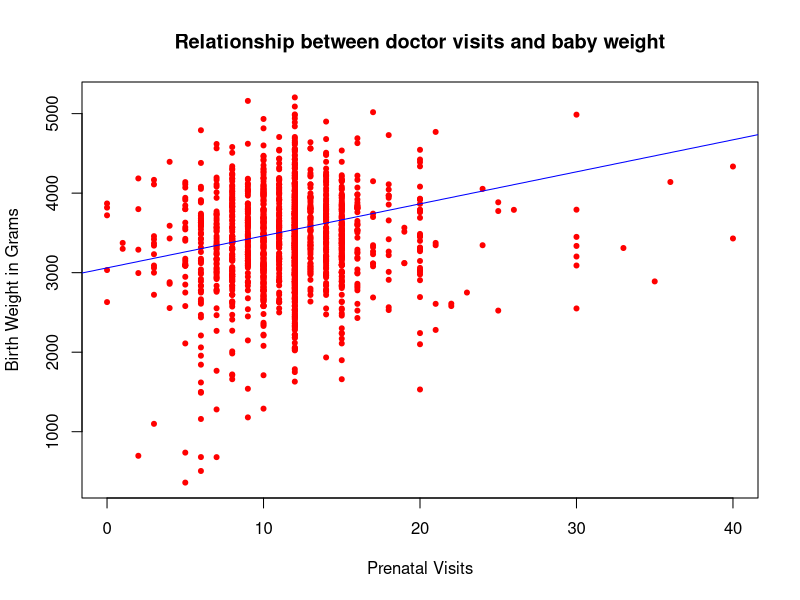
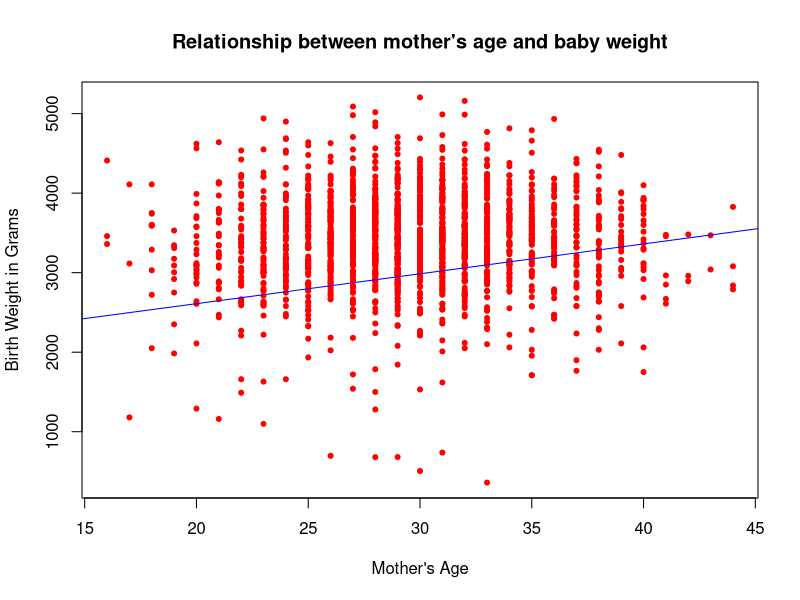
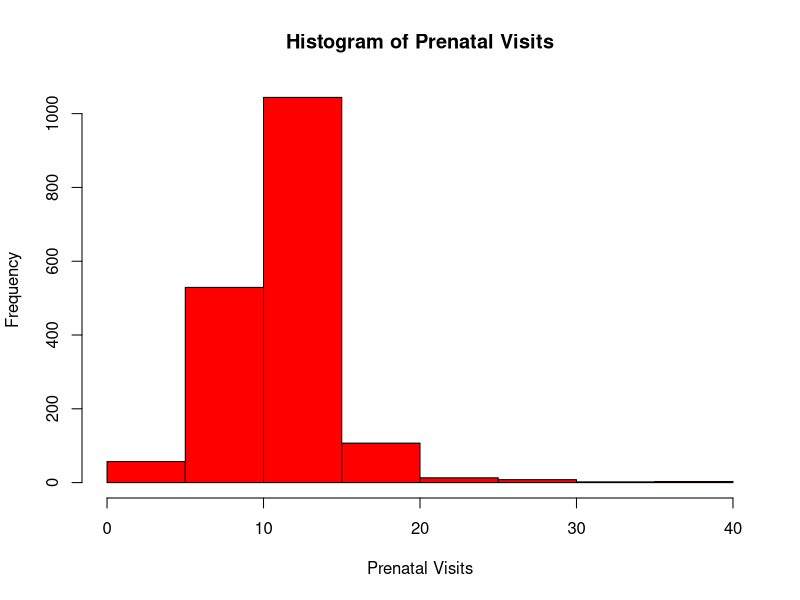
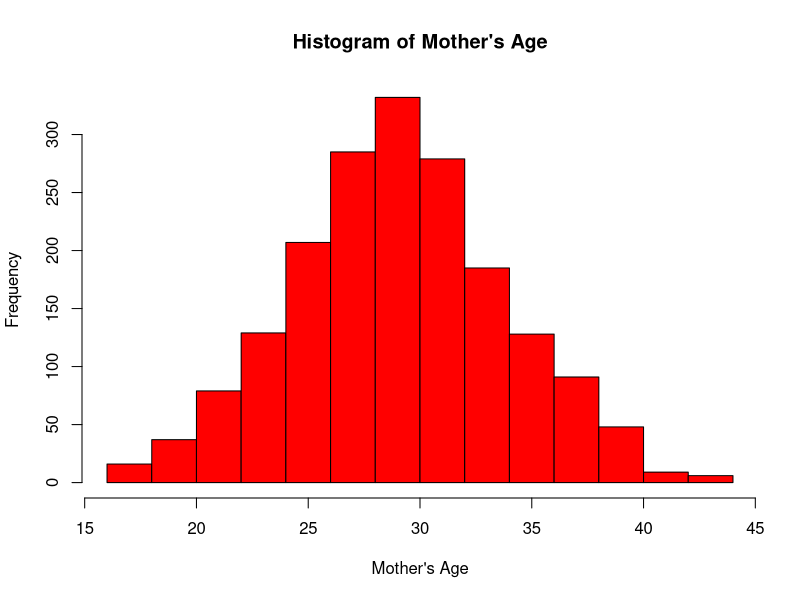

These charts were generated, in order, by the following R code:
#Set working directory
setwd("~/Documents/data-dad/Baby Weight")

bwght2 <- read.csv("bwght2.csv")

names(bwght2) <- c("mage","meduc", "monpre", "npvis", "fage", "feduc", "bwght", 
                   "omaps", "fmaps", "cigs","drink","lbw","vlbw","male","mwhte", 
                   "mblck", "moth", "fwhte", "fblck", "foth", "lbwght", "magesq",
                   "npvissq")         


#mage               mother's age, years
#meduc              mother's educ, years
#monpre             month prenatal care began
#npvis              total number of prenatal visits
#fage               father's age, years
#feduc              father's educ, years
#bwght              birth weight, grams
#omaps              one minute apgar score
#fmaps              five minute apgar score
#cigs               avg cigarettes per day
#drink              avg drinks per week
#lbw                =1 if bwght <= 2000
#vlbw               =1 if bwght <= 1500
#male               =1 if baby male
#mwhte              =1 if mother white
#mblck              =1 if mother black
#moth               =1 if mother is other
#fwhte              =1 if father white
#fblck              =1 if father black
#foth               =1 if father is other
#lbwght            log(bwght)
#magesq            mage^2
#npvissq           npvis^2

str(bwght2)
summary(bwght2)
head(bwght2)
tail(bwght2)

#What is are the number of prenatal visits that maximize birthweight?
lm.1 <- lm(bwght ~ npvis + npvissq, data = bwght2)
summary(lm.1)
plot(bwght2$npvis, bwght2$bwght, col="red", pch = 20, 
     xlab = "Prenatal Visits",
     ylab = "Birth Weight in Grams",
     main = "Relationship between doctor visits and baby weight")
abline(lm.1, col="blue")


#Controlling for pre-natal visits what is the optimum age for birthweight
lm.2 <- lm(bwght ~ npvis + npvissq + mage + magesq, data = bwght2)
summary(lm.2)
plot(bwght2$mage, bwght2$bwght, col="red", pch = 20, 
     xlab = "Mother's Age",
     ylab = "Birth Weight in Grams",
     main = "Relationship between mother's age and baby weight")
abline(lm.2, col="blue")

#Actual distribution of prenatal visits and mother's age
hist(bwght2$npvis, col = "red", xlab = "Prenatal Visits", 
     main = "Histogram of Prenatal Visits")
summary(bwght2$npvis)

hist(bwght2$mage, col = "red", xlab = "Mother's Age", 
     main = "Histogram of Mother's Age")
summary(bwght2$mage)




